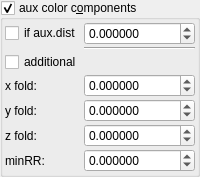
    <widget class="MyGroupBox" name="groupCheck_fold_color_aux_color_enabled">
     <property name="title">
      <string>aux color c&amp;omponents</string>
     </property>
     <property name="checkable">
      <bool>true</bool>
     </property>
     <layout class="QVBoxLayout" name="verticalLayout_14">
      <property name="leftMargin">
       <number>2</number>
      </property>
      <property name="topMargin">
       <number>2</number>
      </property>
      <property name="rightMargin">
       <number>2</number>
      </property>
      <property name="bottomMargin">
       <number>2</number>
      </property>
      <item>
       <layout class="QGridLayout" name="gridLayout_20" columnstretch="0,1">
        <property name="spacing">
         <number>2</number>
        </property>
        <item row="6" column="0">
         <widget class="QLabel" name="label_58">
          <property name="text">
           <string>z fold:</string>
          </property>
         </widget>
        </item>
        <item row="1" column="0">
         <widget class="MyCheckBox" name="checkBox_fold_color_aux_color_enabledA">
          <property name="text">
           <string>if aux.dist</string>
          </property>
         </widget>
        </item>
        <item row="7" column="1" rowspan="2">
         <widget class="MyDoubleSpinBox" name="spinbox4_fold_color_difs_0000_w">
          <property name="sizePolicy">
           <sizepolicy hsizetype="Minimum" vsizetype="Maximum">
            <horstretch>0</horstretch>
            <verstretch>0</verstretch>
           </sizepolicy>
          </property>
          <property name="prefix">
           <string/>
          </property>
          <property name="suffix">
           <string/>
          </property>
          <property name="decimals">
           <number>6</number>
          </property>
          <property name="minimum">
           <double>-100.000000000000000</double>
          </property>
          <property name="maximum">
           <double>100.000000000000000</double>
          </property>
          <property name="singleStep">
           <double>0.100000000000000</double>
          </property>
         </widget>
        </item>
        <item row="3" column="0">
         <widget class="MyCheckBox" name="checkBox_fold_color_aux_color_enabled_false">
          <property name="text">
           <string>additional</string>
          </property>
         </widget>
        </item>
        <item row="4" column="0">
         <widget class="QLabel" name="label_54">
          <property name="text">
           <string>x fold:</string>
          </property>
         </widget>
        </item>
        <item row="5" column="1">
         <widget class="MyDoubleSpinBox" name="spinbox4_fold_color_difs_0000_y">
          <property name="sizePolicy">
           <sizepolicy hsizetype="Minimum" vsizetype="Maximum">
            <horstretch>0</horstretch>
            <verstretch>0</verstretch>
           </sizepolicy>
          </property>
          <property name="prefix">
           <string/>
          </property>
          <property name="suffix">
           <string/>
          </property>
          <property name="decimals">
           <number>6</number>
          </property>
          <property name="minimum">
           <double>-100.000000000000000</double>
          </property>
          <property name="maximum">
           <double>100.000000000000000</double>
          </property>
          <property name="singleStep">
           <double>0.100000000000000</double>
          </property>
         </widget>
        </item>
        <item row="5" column="0">
         <widget class="QLabel" name="label_63">
          <property name="text">
           <string>y fold:</string>
          </property>
         </widget>
        </item>
        <item row="4" column="1">
         <widget class="MyDoubleSpinBox" name="spinbox4_fold_color_difs_0000_x">
          <property name="sizePolicy">
           <sizepolicy hsizetype="Minimum" vsizetype="Maximum">
            <horstretch>0</horstretch>
            <verstretch>0</verstretch>
           </sizepolicy>
          </property>
          <property name="prefix">
           <string/>
          </property>
          <property name="suffix">
           <string/>
          </property>
          <property name="decimals">
           <number>6</number>
          </property>
          <property name="minimum">
           <double>-100.000000000000000</double>
          </property>
          <property name="maximum">
           <double>100.000000000000000</double>
          </property>
          <property name="singleStep">
           <double>0.100000000000000</double>
          </property>
         </widget>
        </item>
        <item row="7" column="0" rowspan="2">
         <widget class="QLabel" name="label_64">
          <property name="text">
           <string>minRR:</string>
          </property>
         </widget>
        </item>
        <item row="1" column="1">
         <widget class="MyDoubleSpinBox" name="spinbox_fold_color_difs1">
          <property name="sizePolicy">
           <sizepolicy hsizetype="Minimum" vsizetype="Maximum">
            <horstretch>0</horstretch>
            <verstretch>0</verstretch>
           </sizepolicy>
          </property>
          <property name="prefix">
           <string/>
          </property>
          <property name="suffix">
           <string/>
          </property>
          <property name="decimals">
           <number>6</number>
          </property>
          <property name="minimum">
           <double>-100.000000000000000</double>
          </property>
          <property name="maximum">
           <double>100.000000000000000</double>
          </property>
          <property name="singleStep">
           <double>0.100000000000000</double>
          </property>
         </widget>
        </item>
        <item row="6" column="1">
         <widget class="MyDoubleSpinBox" name="spinbox4_fold_color_difs_0000_z">
          <property name="sizePolicy">
           <sizepolicy hsizetype="Minimum" vsizetype="Maximum">
            <horstretch>0</horstretch>
            <verstretch>0</verstretch>
           </sizepolicy>
          </property>
          <property name="prefix">
           <string/>
          </property>
          <property name="suffix">
           <string/>
          </property>
          <property name="decimals">
           <number>6</number>
          </property>
          <property name="minimum">
           <double>-100.000000000000000</double>
          </property>
          <property name="maximum">
           <double>100.000000000000000</double>
          </property>
          <property name="singleStep">
           <double>0.100000000000000</double>
          </property>
         </widget>
        </item>
        <item row="2" column="1">
         <widget class="Line" name="line_3">
          <property name="orientation">
           <enum>Qt::Horizontal</enum>
          </property>
         </widget>
        </item>
       </layout>
      </item>
     </layout>
    </widget>
